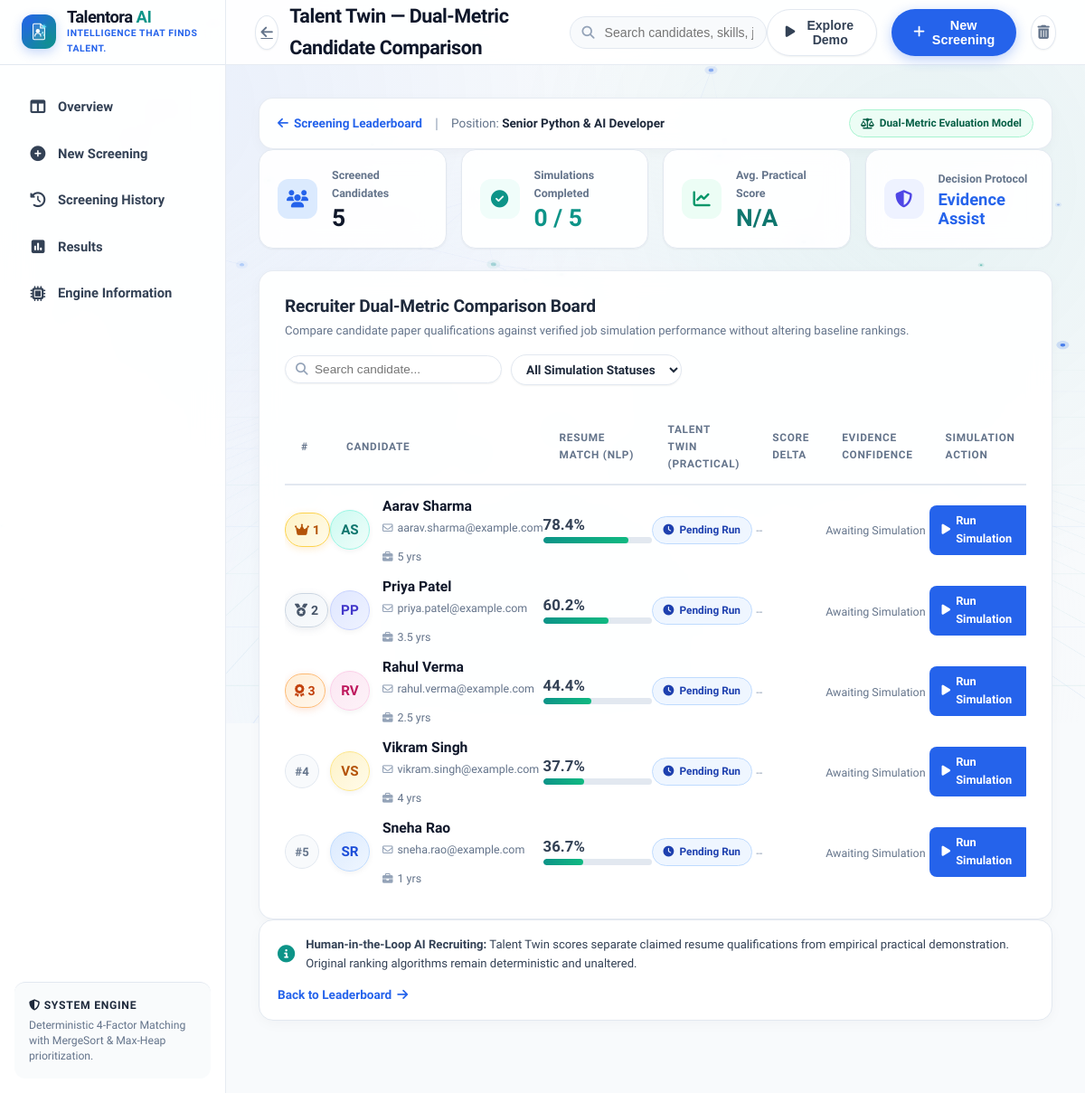
Page /talent-twin/compare/71 on the committed database.
### tables this page shows
CREATE TABLE jobs (
            id INTEGER PRIMARY KEY AUTOINCREMENT,
            job_title TEXT NOT NULL,
            job_description TEXT NOT NULL,
            required_skills TEXT,
            required_experience REAL DEFAULT 0,
            created_at TIMESTAMP DEFAULT CURRENT_TIMESTAMP
        );

CREATE TABLE talent_twin_simulations (
            id INTEGER PRIMARY KEY AUTOINCREMENT,
            candidate_id INTEGER NOT NULL UNIQUE,
            job_id INTEGER NOT NULL,
            task_type TEXT,
            challenge_title TEXT,
            challenge_json TEXT,
            submission_json TEXT,
            results_json TEXT,
            practical_score REAL DEFAULT 0.0,
            confidence_score REAL DEFAULT 0.0,
            confidence_badge TEXT,
            status TEXT DEFAULT 'pending',
            created_at TIMESTAMP DEFAULT CURRENT_TIMESTAMP,
            completed_at TIMESTAMP,
            FOREIGN KEY (candidate_id) REFERENCES candidates (id) ON DELETE CASCADE,
            FOREIGN KEY (job_id) REFERENCES jobs (id) ON DELETE CASCADE
        );

CREATE TABLE candidates (
            id INTEGER PRIMARY KEY AUTOINCREMENT,
            job_id INTEGER,
            name TEXT NOT NULL,
            email TEXT,
            phone TEXT,
            education TEXT,
            experience_years REAL DEFAULT 0,
            resume_filename TEXT,
            match_score REAL DEFAULT 0,
            skill_score REAL DEFAULT 0,
            exp_score REAL DEFAULT 0,
            edu_score REAL DEFAULT 0,
            tfidf_score REAL DEFAULT 0,
            badge TEXT,
            badge_class TEXT,
            matched_skills TEXT,
            missing_skills TEXT,
            additional_skills TEXT,
            explanations_json TEXT,
            raw_text TEXT,
            projects TEXT,
            certifications TEXT,
            created_at TIMESTAMP DEFAULT CURRENT_TIMESTAMP,
            FOREIGN KEY (job_id) REFERENCES jobs (id) ON DELETE CASCADE
        );

### app.py (the view)
@app.route('/talent-twin/compare/<int:job_id>')
def talent_twin_compare(job_id: int):
    job = database.get_job(job_id)
    if not job:
        flash("Job screening session not found.", "error")
        return redirect(url_for('history'))
    candidates = database.get_job_talent_twin_comparison(job_id)
    total_candidates = len(candidates)
    completed_sims = [c for c in candidates if c.get("sim_completed")]
    avg_practical = round(sum(c["practical_score"] for c in completed_sims) / len(completed_sims), 1) if completed_sims else 0.0
    return render_template(
        'talent_twin_compare.html',
        job=job,
        candidates=candidates,
        total_candidates=total_candidates,
        completed_count=len(completed_sims),
        avg_practical=avg_practical
    )

### app.py (called while the page is built)
@app.template_filter('format_exp')
def format_exp_filter(val):
    if val is None:
        return "0"
    try:
        f = float(val)
        return str(int(f)) if f.is_integer() else str(round(f, 1))
    except (ValueError, TypeError):
        return str(val)

### database.py (called while the page is built)
def get_db_connection() -> sqlite3.Connection:
    os.makedirs(DB_DIR, exist_ok=True)
    conn = sqlite3.connect(DB_PATH)
    conn.row_factory = sqlite3.Row
    return conn

def get_job(job_id: int) -> Optional[Dict[str, Any]]:
    conn = get_db_connection()
    cursor = conn.cursor()
    cursor.execute("SELECT * FROM jobs WHERE id = ?", (job_id,))
    row = cursor.fetchone()
    conn.close()
    if not row:
        return None
    res = dict(row)
    res["required_skills"] = json.loads(res["required_skills"]) if res["required_skills"] else []
    return res

### templates/talent_twin_compare.html (shortened to what this page needs)
{% extends 'base.html' %}
{% block page_title %}Talent Twin — Dual-Metric Candidate Comparison{% endblock %}
{% block content %}
<div class="talent-twin-compare-container">
    <div class="card-light-panel mb-4" style="padding: 12px 20px;">
        <div style="display: flex; align-items: center; justify-content: space-between; flex-wrap: wrap; gap: 10px;">
            <div style="display: flex; align-items: center; gap: 14px;">
                <a href="{{ url_for('view_results', job_id=job.id) }}" class="link-clean">
                    <i class="fa-solid fa-arrow-left"></i> Screening Leaderboard
                </a>
                <span style="color: var(--color-slate-light);">|</span>
                <span style="font-size: 0.85rem; color: var(--color-slate-muted);">Position: <strong style="color: var(--color-slate-heading);">{{ job.job_title }}</strong></span>
            </div>
            <div>
                <span class="status-pill-modern pill-high" style="font-size: 0.74rem;">
                    <i class="fa-solid fa-scale-balanced"></i> Dual-Metric Evaluation Model
                </span>
            </div>
        </div>
    </div>
    <div class="kpi-slots-grid mb-4">
        <div class="kpi-card-clean">
            <div class="kpi-icon-pill icon-blue"><i class="fa-solid fa-users"></i></div>
            <div>
                <span class="kpi-label-muted">Screened Candidates</span>
                <div class="kpi-stat-bold">{{ total_candidates }}</div>
            </div>
        </div>
        <div class="kpi-card-clean">
            <div class="kpi-icon-pill icon-teal"><i class="fa-solid fa-circle-check"></i></div>
            <div>
                <span class="kpi-label-muted">Simulations Completed</span>
                <div class="kpi-stat-bold" style="color: var(--color-teal);">{{ completed_count }} / {{ total_candidates }}</div>
            </div>
        </div>
        <div class="kpi-card-clean">
            <div class="kpi-icon-pill icon-green"><i class="fa-solid fa-chart-line"></i></div>
            <div>
                <span class="kpi-label-muted">Avg. Practical Score</span>
                <div class="kpi-stat-bold" style="color: #0F766E;">
                    {% if completed_count > 0 %}{{ avg_practical }}%{% else %}N/A{% endif %}
                </div>
            </div>
        </div>
        <div class="kpi-card-clean">
            <div class="kpi-icon-pill icon-indigo"><i class="fa-solid fa-shield-halved"></i></div>
            <div>
                <span class="kpi-label-muted">Decision Protocol</span>
                <div class="kpi-stat-bold" style="font-size: 1.15rem; color: var(--color-arctic-blue);">Evidence Assist</div>
            </div>
        </div>
    </div>
    <div class="card-light-panel">
        <div class="table-toolbar-flex" style="margin-bottom: 18px;">
            <div>
                <h3 class="panel-title-clean" style="font-size: 1.2rem;">Recruiter Dual-Metric Comparison Board</h3>
                <p class="panel-sub-text">Compare candidate paper qualifications against verified job simulation performance without altering baseline rankings.</p>
            </div>
            <div style="display: flex; gap: 10px; align-items: center; flex-wrap: wrap;">
                <div style="position: relative; width: 240px;">
                    <i class="fa-solid fa-magnifying-glass" style="position: absolute; left: 12px; top: 50%; transform: translateY(-50%); color: var(--color-slate-light); font-size: 0.85rem;"></i>
                    <input type="text" id="compareSearchInput" class="light-table-search" placeholder="Search candidate..." onkeyup="filterCompareTable()" style="padding-left: 32px; font-size: 0.85rem; padding-top: 7px; padding-bottom: 7px;">
                </div>
                <select id="simStatusFilter" class="light-select-control" onchange="filterCompareTable()" style="font-size: 0.85rem; padding: 7px 12px;">
                    <option value="">All Simulation Statuses</option>
                </select>
            </div>
        </div>
        <div style="overflow-x: auto;">
            <table class="light-saas-table" id="compareTable">
                <thead>
                    <tr>
                        <th style="width: 50px;">#</th>
                        <th style="min-width: 220px;">Candidate</th>
                        <th style="width: 150px;">Resume Match (NLP)</th>
                        <th style="width: 160px;">Talent Twin (Practical)</th>
                        <th style="width: 130px;">Score Delta</th>
                        <th style="width: 160px;">Evidence Confidence</th>
                        <th class="text-right" style="width: 160px;">Simulation Action</th>
                    </tr>
                </thead>
                <tbody id="compareTableBody">
                    {% for c in candidates %}
                    <tr class="compare-row"
                        data-name="{{ c.name|lower }}"
                        data-status="{% if c.sim_completed %}completed{% else %}pending{% endif %}">
                        <td class="col-rank">
                            {% if loop.index == 1 %}
                                <span class="rank-badge-medal rank-1"><i class="fa-solid fa-crown"></i> 1</span>
                            {% elif loop.index == 2 %}
                                <span class="rank-badge-medal rank-2"><i class="fa-solid fa-medal"></i> 2</span>
                            {% elif loop.index == 3 %}
                                <span class="rank-badge-medal rank-3"><i class="fa-solid fa-award"></i> 3</span>
                            {% else %}
                                <span class="rank-badge-medal rank-default">#{{ loop.index }}</span>
                            {% endif %}
                        </td>
                        <td class="col-candidate">
                            <div class="cand-info-flex">
                                <div class="cand-avatar avatar-tint-{{ loop.index % 5 }}">
                                    {{ c.initials }}
                                </div>
                                <div class="cand-meta">
                                    <a href="{{ url_for('candidate_detail', candidate_id=c.id) }}" class="cand-name-title">
                                        {{ c.name }}
                                    </a>
                                    <div class="cand-contact-row">
                                        <span class="cand-contact-item"><i class="fa-regular fa-envelope"></i> {{ c.email }}</span>
                                        <span class="cand-contact-item"><i class="fa-solid fa-briefcase"></i> {{ c.experience_years|format_exp }} yrs</span>
                                    </div>
                                </div>
                            </div>
                        </td>
                        <td class="col-score">
                            <div class="cand-score-box">
                                <div class="cand-score-header">
                                    <span class="cand-score-percent text-blue">{{ c.match_score }}%</span>
                                </div>
                                <div class="score-track-modern">
                                    <div class="score-fill-modern fill-high" style="width: {{ c.match_score }}%;"></div>
                                </div>
                            </div>
                        </td>
                        <td class="col-score">
                            {% if c.sim_completed %}
                                <div class="cand-score-box">
                                    <div class="cand-score-header">
                                        <span class="cand-score-percent text-teal">{{ c.practical_score }}%</span>
                                    </div>
                                    <div class="score-track-modern">
                                        <div class="score-fill-modern fill-high" style="width: {{ c.practical_score }}%; background: var(--gradient-teal);"></div>
                                    </div>
                                </div>
                            {% else %}
                                <span class="status-pill-modern pill-moderate" style="font-size: 0.74rem;">
                                    <i class="fa-solid fa-clock"></i> Pending Run
                                </span>
                            {% endif %}
                        </td>
                        <td>
                            {% if c.sim_completed %}
                                {% set delta = c.practical_score - c.match_score %}
                                {% if delta > 0 %}
                                    <span style="font-weight: 800; font-size: 0.84rem; color: var(--color-teal);">
                                        <i class="fa-solid fa-arrow-trend-up"></i> +{{ delta|round(1) }}%
                                    </span>
                                {% elif delta < 0 %}
                                    <span style="font-weight: 800; font-size: 0.84rem; color: #E11D48;">
                                        <i class="fa-solid fa-arrow-trend-down"></i> {{ delta|round(1) }}%
                                    </span>
                                {% else %}
                                    <span style="font-weight: 700; font-size: 0.84rem; color: var(--color-slate-muted);">0.0%</span>
                                {% endif %}
                            {% else %}
                                <span style="font-size: 0.8rem; color: var(--color-slate-light);">--</span>
                            {% endif %}
                        </td>
                        <td>
                            {% if c.sim_completed and c.confidence_badge %}
                                <span class="status-pill-modern {% if 'High' in c.confidence_badge %}pill-high{% else %}pill-moderate{% endif %}" style="font-size: 0.74rem;">
                                    <i class="fa-solid fa-certificate"></i> {{ c.confidence_badge }}
                                </span>
                            {% else %}
                                <span style="font-size: 0.78rem; color: var(--color-slate-muted);">Awaiting Simulation</span>
                            {% endif %}
                        </td>
                        <td class="text-right">
                            <a href="{{ url_for('talent_twin_view', candidate_id=c.id) }}" class="btn-twin-action {% if c.sim_completed %}is-completed{% endif %}">
                                {% if c.sim_completed %}
                                    <i class="fa-solid fa-chart-line"></i> View Evidence
                                {% else %}
                                    <i class="fa-solid fa-play"></i> Run Simulation
                                {% endif %}
                            </a>
                        </td>
                    </tr>
                    {% endfor %}
                </tbody>
            </table>
        </div>
    </div>
    <div class="card-light-panel mt-4" style="border: 1px solid var(--border-color); background: #FFFFFF; padding: 16px 20px;">
        <div style="display: flex; align-items: center; justify-content: space-between; flex-wrap: wrap; gap: 14px;">
            <div style="display: flex; align-items: center; gap: 12px;">
                <i class="fa-solid fa-circle-info" style="color: var(--color-teal); font-size: 1.2rem;"></i>
                <span style="font-size: 0.82rem; color: var(--color-slate-body);">
                    <strong>Human-in-the-Loop AI Recruiting:</strong> Talent Twin scores separate claimed resume qualifications from empirical practical demonstration. Original ranking algorithms remain deterministic and unaltered.
                </span>
            </div>
            <a href="{{ url_for('view_results', job_id=job.id) }}" class="link-clean" style="font-weight: 700;">
                Back to Leaderboard <i class="fa-solid fa-arrow-right"></i>
            </a>
        </div>
    </div>
</div>
{% endblock %}

### rows in the picture
jobs: job_title "Senior Python & AI Developer"
talent_twin_simulations: shows "1", initials "AS", name "Aarav Sharma", email "aarav.sharma@example.com", experience_years "5", match_score "78.4"
candidates: shows "2", initials "PP", name "Priya Patel", email "priya.patel@example.com", experience_years "3.5", match_score "60.2"
candidates: shows "3", initials "RV", name "Rahul Verma", email "rahul.verma@example.com", experience_years "2.5", match_score "44.4"
candidates: initials "VS", name "Vikram Singh", email "vikram.singh@example.com", experience_years "4", match_score "37.7"
candidates: initials "SR", name "Sneha Rao", email "sneha.rao@example.com", experience_years "1", match_score "36.7"

### other values in the picture
{{ total_candidates }} "5"
{{ completed_count }} "0"
